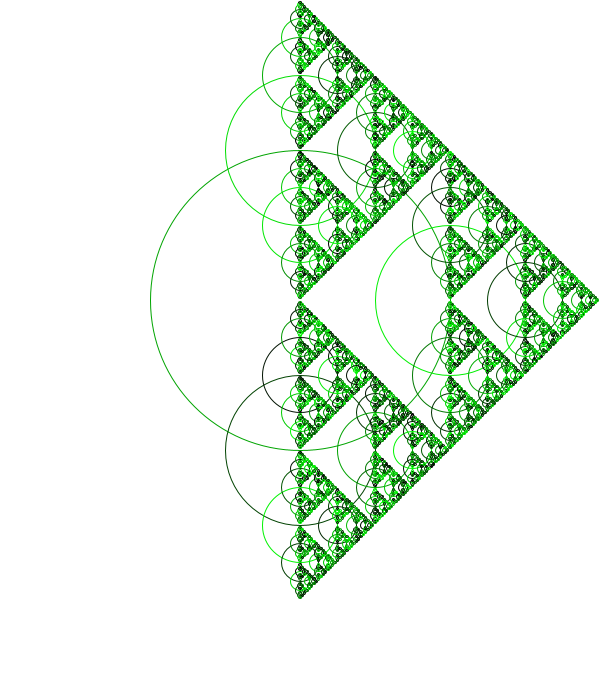
Frame 1 (no input)
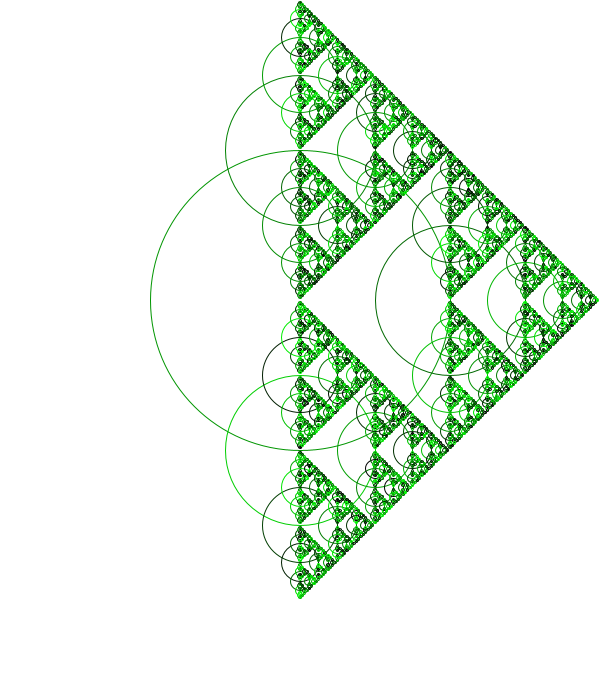
Frame 60 (the mouse pressed at the canvas centre just before this capture)
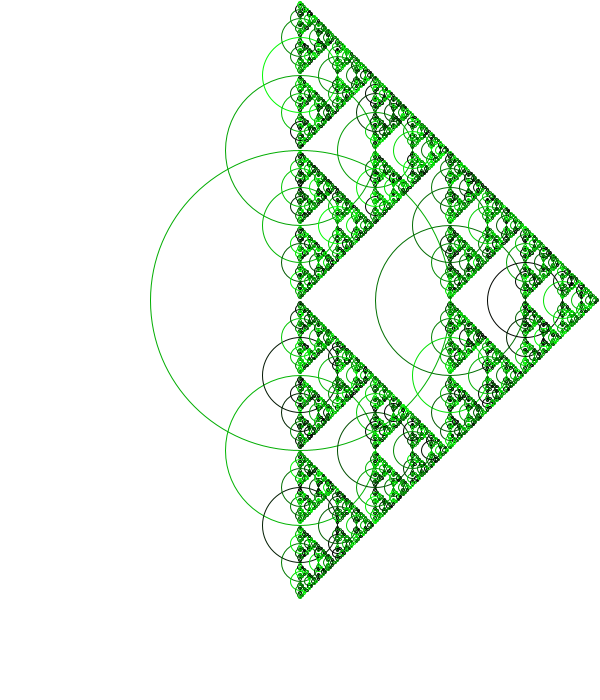
Frame 120 (the mouse held since frame 60 and released just before this capture)

The Processing sketch that drew these frames (run headless with seeded random() and noise(); from frame 60 on, the mouse is pressed at the canvas centre):

// Processing sketch: Fractal_circle
// ── Fractal_circle.pde
//Dibujar un fractal
void setup(){
size(600,700);

}
void draw(){
  background(255);
  fractalCirculo (width/2, width/2, 300);//es para que el circulo quede a la mitad de la altura y ancho, pero sea de 200

}

void fractalCirculo(float x, float y, float n){ //para no tener que teclearlo, es más rápido recibirlos como x,y,n
    stroke(0,random(255),0); //para que cambie de colores
    noFill();
    ellipse(x, y, n, n);
    //para que se hagan circulos dentro de otros círculos, llamamos la funcion dentro de la funcion
    if (n>4){
      fractalCirculo(x,y+n/2,n/2); //es para que vaya a la mitad del ciruclo y se repita
      fractalCirculo(x,y-n/2,n/2); //lo mismo pero para la parte de abajo por el menos
      fractalCirculo(x+n/2,y,n/2); //con este forma un tipo de triangulo, se va hacia la derecha de la x
   
    }
}
  
